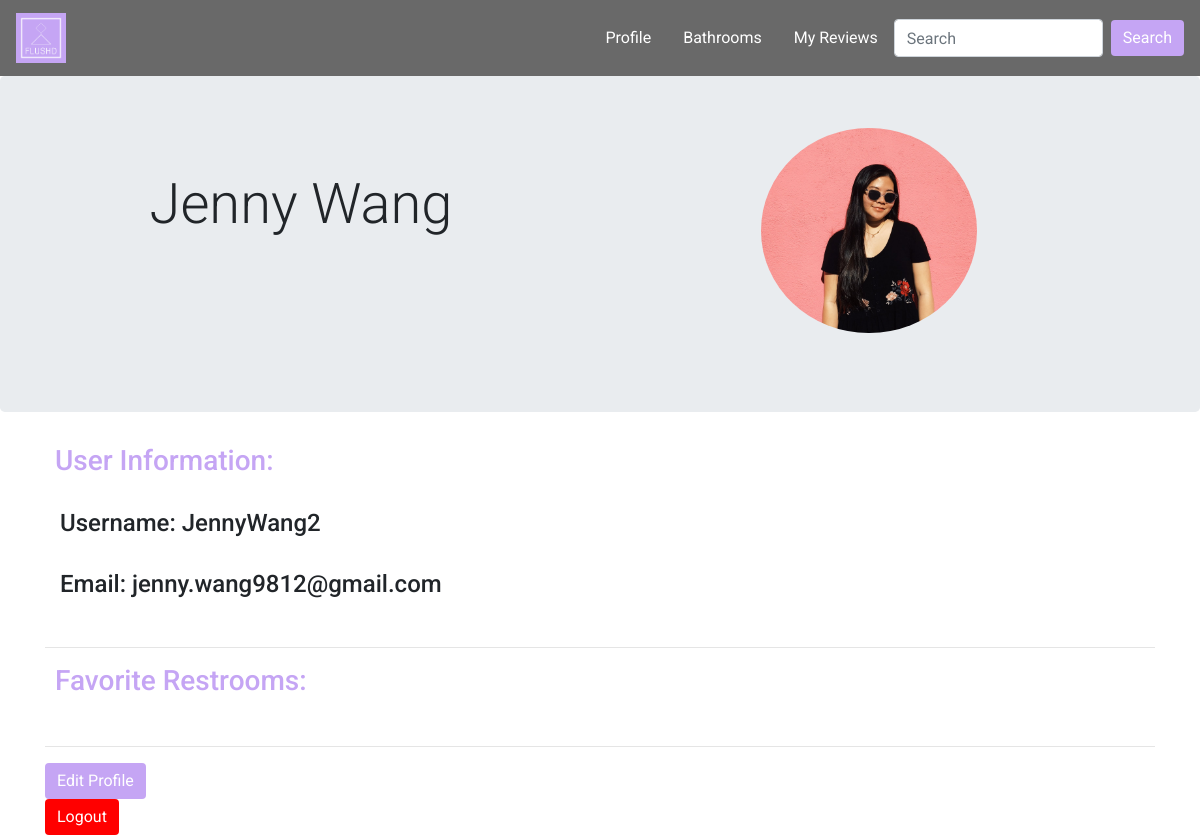
/user-profile.php (signed in), run on the app's committed database.
### tables this page shows
CREATE TABLE `users` (
  `ID` int(6) NOT NULL,
  `firstname` varchar(50) NOT NULL,
  `lastname` varchar(50) NOT NULL,
  `username` varchar(50) NOT NULL,
  `email` varchar(100) NOT NULL,
  `pwd` varchar(100) NOT NULL,
  `reg_date` timestamp NOT NULL DEFAULT CURRENT_TIMESTAMP COMMENT 'date the user registered',
  `profilepic` varchar(100) DEFAULT NULL,
  `admin` tinyint(1) NOT NULL DEFAULT '0'
);

### user-profile.php (the view, shortened to what this page needs)
<!DOCTYPE html>
<html lang="en">
<head>
        <link rel="stylesheet" href="https://maxcdn.bootstrapcdn.com/bootstrap/4.2.1/css/bootstrap.min.css" />
        <link rel="stylesheet" href="styles/style.css">
        <link rel="stylesheet" href="styles/user-home-style.css">
        <link rel="stylesheet" href="https://use.fontawesome.com/releases/v5.7.2/css/all.css">
    </head>
<?php
$servername = "localhost";
$username = "root";
$password = "";
$dbname = "flushd";
$conn = new mysqli($servername, $username, $password, $dbname);
$user_id = $_SESSION['uid'];
$sSQL = "SELECT ID, firstname, lastname, email, profilepic FROM users WHERE ID = $user_id";
$result = $conn->query($sSQL);
if ($result -> num_rows > 0) {
    while($row = $result->fetch_assoc()) {
        extract($row);
    }
} else {
    echo 'No results';
}
?>
<body>
    <nav class="navbar sticky-top navbar-expand-lg" id="mainNav">
            <a class="navbar-brand" href="user-home.html">
              <img src="images/FLUSHD_logo.PNG" width="50" height="50" class="d-inline-block align-top" alt="logo">
            </a>
            <div class="collapse navbar-collapse justify-content-end" id="collapsibleNavbar">
                <ul class="nav nav-pills">
                    <li class="nav-item">
                      <a class="nav-link" id="profile-link" href="user-profile.php">Profile</a>
                    </li>
                    <li class="nav-item">
                        <a class="nav-link" id="bathroom-link" href="bathroom-index.html">Bathrooms</a>
                    </li>
                    <li class="nav-item">
                      <a class="nav-link" id="reviews-link" href="#">My Reviews</a>
                    </li>
                </ul>
                <form class="form-inline my-2 my-lg-0">
                    <input class="form-control mr-sm-2" type="search" placeholder="Search" aria-label="Search">
                    <button class="btn btn-outline-success my-2 my-sm-0" type="submit">Search</button>
                </form>
            </div>
    </nav>
    <div data-spy="scroll" data-target="#mainNav" data-offset="0">
        <div class="jumbotron text-left" id="jumbo">
            <div class="row">
                <div class="col-6 text-center" >
                    <h1 class = "display-4">
                        <?php echo $firstname . " " . $lastname;?>
                    </h1>
                </div>
                <div class="col-6 text-right">
                        <img class="rounded-circle" style="width:40%; margin-top:-5%; margin-right:30%" src=<?php if ($profilepic != null) {echo $profilepic;} else {echo 'images/defaulticon.png';} ?>>
                </div>
            </div>
        </div>
    </div>
    <section class = "container">
        <h3>User Information: </h3>
        <br>
        <h4><?php echo "Username: ". $firstname . $lastname . $ID ;?></h4>
        <br>
        <h4><?php echo "Email: ". $email ;?></h4>
        <br>
        <hr />
        <h3>Favorite Restrooms: </h3>
        <br>
        <hr />
        <a class="btn" href="edit-profile.php">Edit Profile</a><br>
        <a class="btn" href="logout.php" style="background-color: red">Logout</a>
    </section>
</body>
</html>

### styles/style.css (style rules this page uses)
.btn { font-family: "Roboto", sans-serif; background:#C5A5F4; border:#C5A5F4; }
a { font-family: "Roboto", sans-serif; color:#C5A5F4; }
h3 { font-family: "Roboto", sans-serif; color:#C5A5F4; padding-left: 10px; }
h4 { position: relative; padding-left: 15px; }
#mainNav { font-family: "Roboto", sans-serif; background-color: rgb(105, 105, 105); }
#mainNav a { font-family: "Roboto", sans-serif; color:white; }
body { position:relative; font-family: "Roboto", sans-serif; }
html { scroll-behavior: smooth; }
* { box-sizing: border-box; }
.col-6 { width: 50%; }
[class*="col-"] { float: left; padding: 15px; }
[class*="col-"] { width: 100%; }
@media only screen and (min-width: 768px) { .col-6 { width: 50%; } }
.row { width: 100%; }

### styles/user-home-style.css (style rules this page uses)
.btn { color:white; }

### data on the page
users: firstname "Jenny", lastname "Wang", profilepic (picture), ID "2", email "jenny.wang9812@gmail.com"
